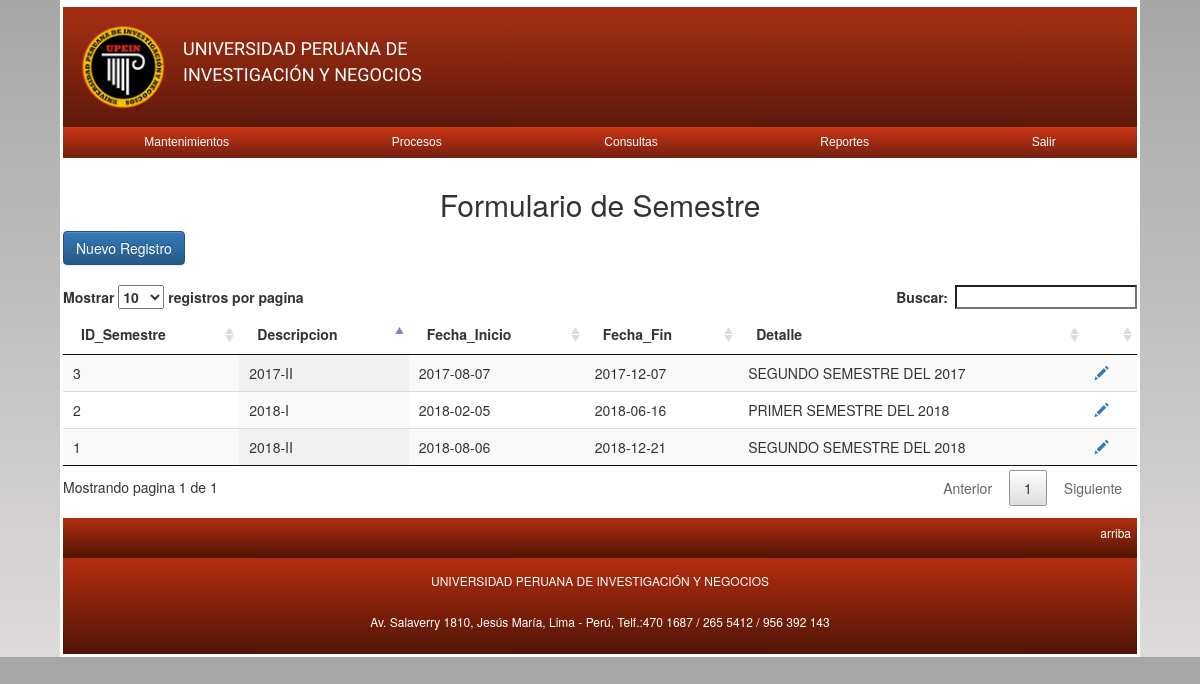
/mantenimiento/general/m_g_semestre.php (signed in), run on an earlier commit of the app's database.
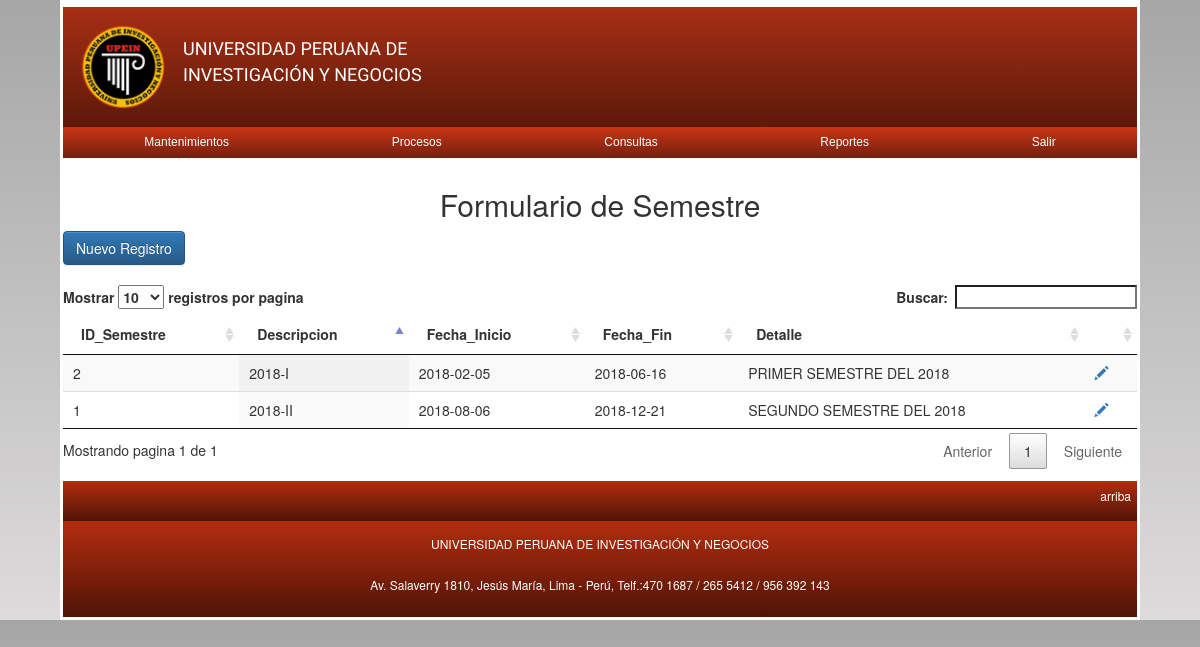
And on a later commit of the database.
### tables this page shows
CREATE TABLE `tbl_semestre` (
  `IDSemestre` int(11) NOT NULL,
  `Descripcion` varchar(10) DEFAULT NULL,
  `Nro_pagos` int(11) DEFAULT NULL,
  `Fecha_Inicio` date DEFAULT NULL,
  `Fecha_Fin` date DEFAULT NULL,
  `Detalle` varchar(40) DEFAULT NULL,
  `nro_notas` tinyint(4) DEFAULT NULL,
  `Estado` varchar(2) DEFAULT NULL
);

### mantenimiento/general/m_g_semestre.php (the view, shortened to what this page needs)
<?php
	require '../../conexion.php';
	$sql = "SELECT * FROM tbl_semestre ORDER BY IDSemestre";
	$resultado = $mysqli->query($sql);
?>
<!DOCTYPE html>
<html lang="es">
<head>
    <link href="../../css/bootstrap.min.css" rel="stylesheet">
	<link href="../../css/bootstrap-theme.css" rel="stylesheet">
	<link href="../../css/jquery.dataTables.min.css" rel="stylesheet">
	<link rel="stylesheet" href="../../css/estilos.css">
</head>
<body>
	<div class="contenedor">
		<?php include '../../nav.php'?>
		<div class="container">
				<div class="row">
					<h2 style="text-align:center">Formulario de Semestre</h2>
				</div>
				<div class="row">
					<a href="m_g_s_nuevo.php" class="btn btn-primary">Nuevo Registro</a>
				</div>
				<br>
				<div class="row table-responsive">
				<table class="display" id="mitabla">
						<thead>
							<tr>
								<th>ID_Semestre</th>
								<th>Descripcion</th>
                                <th>Fecha_Inicio</th>
                                <th>Fecha_Fin</th>
								<th>Detalle</th>
								<th></th>
							</tr>
						</thead>
						<tbody>
							<?php while($row = $resultado->fetch_array(MYSQLI_ASSOC)) { ?>
								<tr>
									<td><?php echo $row['IDSemestre']; ?></td>
									<td><?php echo $row['Descripcion']; ?></td>
									<td><?php echo $row['Fecha_Inicio']; ?></td>
                                    <td><?php echo $row['Fecha_Fin']; ?></td>
                                    <td><?php echo $row['Detalle']; ?></td>
									<td><a href="m_g_s_modificar.php?IDSemestre=<?php echo $row['IDSemestre']; ?>"><span class="glyphicon glyphicon-pencil"></span></a></td>
								</tr>
							<?php } ?>
						</tbody>
					</table>
				</div>
			</div>
		<footer>
			<div class="arriba"><a href="#header">arriba</a></div>
			<div class="p_footer">
				<p>UNIVERSIDAD PERUANA DE INVESTIGACIÓN Y NEGOCIOS</p>
				<p>Av. Salaverry 1810, Jesús María, Lima - Perú, Telf.:470 1687 / 265 5412 / 956 392 143</p>
			</div>
		</footer>
	</div>
</body>
</html>

What changed in the data, as far as the page shows it:
removed tbl_semestre: IDSemestre "3", Descripcion "2017-II", Fecha_Inicio "2017-08-07", Fecha_Fin "2017-12-07", Detalle "SEGUNDO SEMESTRE DEL 2017"
